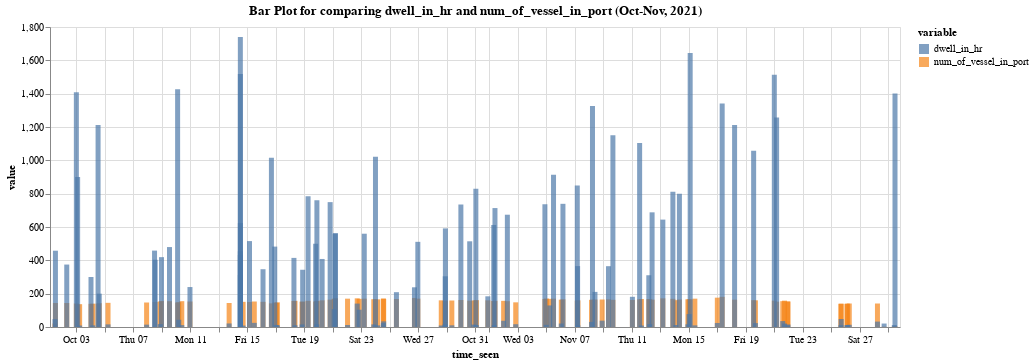

This figure's notebook cell:
### Code cell
# Plot the bar chart to show dwell_in-hr and num_of_vessel_in_port
alt.Chart(df_melt).mark_bar(opacity=0.7).encode(
    x='time_seen:T',
    y=alt.Y('value:Q', stack=None),
    color='variable:N'
).transform_filter(
    (datum.variable != 'avg_dwell_at_target_terminal')
).properties(
    width=850,
    height=300,
    title='Bar Plot for comparing dwell_in_hr and num_of_vessel_in_port (Oct-Nov, 2021)'
)#.interactive()

### Figure 1 — Vega-Lite specification as saved in the notebook (floating-point values rounded to 4 significant figures; data arrays with more than 128 entries replaced by an {"elided": "..."} marker saying what was removed)
{"config": {"view": {"continuousWidth": 400, "continuousHeight": 300}}, "data": {"name": "data-5af248bb19426a54846f8b10f3a6879f"}, "mark": {"type": "bar", "opacity": 0.7}, "encoding": {"color": {"field": "variable", "type": "nominal"}, "x": {"field": "time_seen", "type": "temporal"}, "y": {"field": "value", "stack": null, "type": "quantitative"}}, "height": 300, "title": "Bar Plot for comparing dwell_in_hr and num_of_vessel_in_port (Oct-Nov, 2021)", "transform": [{"filter": "(datum.variable !== 'avg_dwell_at_target_terminal')"}], "width": 850, "$schema": "https://vega.github.io/schema/vega-lite/v4.17.0.json", "datasets": {"data-5af248bb19426a54846f8b10f3a6879f": {"elided": "381 records"}}}
